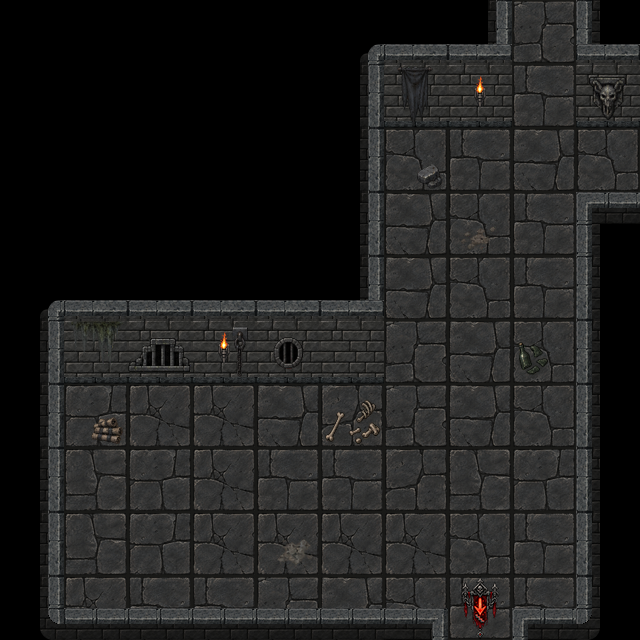

This game map was drawn from its Tiled (.tmx) file and the tilesets committed beside it. A one-line description and the full map source follow:
An orthogonal 10x10 tile map with 64x64 px tiles, 7 tile layers (Ground, WallsFront_01, WallsBack_02, WallsBack_01, ...), 4 tilesets and 9 objects (exit_east, exit_north, exit_up, Spawn).

<map version="1.10" tiledversion="1.12.2" orientation="orthogonal" renderorder="right-down" width="10" height="10" tilewidth="64" tileheight="64" infinite="0" nextlayerid="11" nextobjectid="16">
 <properties>
  <property name="enemy_spawn_mode" type="bool" value="true" />
 </properties>
 <tileset firstgid="1" source="../../act3_floor_64.tsx" />
 <tileset firstgid="9" source="../../my_tiles_textured.tsx" />
 <tileset firstgid="182" source="../../torches/torches.tsx" />
 <tileset firstgid="186" source="../../items.tsx" />
 <layer id="1" name="Ground" width="10" height="10">
  <data encoding="csv">
0,0,0,0,0,0,0,0,1,0,
0,0,0,0,0,0,3,4,4,1,
0,0,0,0,0,0,3,4,2,3,
0,0,0,0,0,0,2,3,4,0,
0,0,0,0,0,0,2,3,4,0,
0,7,8,4,2,1,1,2,3,0,
0,7,8,8,2,5,1,2,3,0,
0,6,7,8,4,4,5,6,7,0,
0,6,7,8,8,8,8,3,4,0,
0,8,4,4,1,2,3,4,4,0
</data>
 </layer>
 <layer id="2" name="WallsFront_01" width="10" height="10">
  <data encoding="csv">
0,0,0,0,0,0,0,0,0,0,
0,0,0,0,0,0,0,0,0,0,
0,0,0,0,0,0,0,0,0,0,
0,0,0,0,0,0,0,0,0,0,
0,0,0,0,0,0,0,0,0,0,
0,0,0,0,0,0,0,0,0,0,
0,0,0,0,0,0,0,0,0,0,
0,0,0,0,0,0,0,0,0,0,
0,0,0,0,0,0,0,0,0,0,
57,39,39,39,39,39,98,0,97,55
</data>
 </layer>
 <layer id="4" name="WallsBack_02" width="10" height="10">
  <data encoding="csv">
0,0,0,0,0,0,0,18,0,20,
0,0,0,0,0,0,0,0,0,0,
0,0,0,0,0,0,0,0,0,0,
0,0,0,0,0,0,0,0,0,0,
0,0,0,0,0,18,0,0,0,0,
0,0,0,0,0,0,0,0,0,0,
0,0,0,0,0,0,0,0,0,0,
0,0,0,0,0,0,0,0,0,0,
0,0,0,0,0,0,0,0,0,0,
0,0,0,0,0,0,0,0,0,0
</data>
 </layer>
 <layer id="3" name="WallsBack_01" width="10" height="10">
  <data encoding="csv">
0,0,0,0,0,9,10,10,0,10,
0,0,0,0,0,18,19,19,0,19,
0,0,0,0,0,18,0,0,0,0,
0,0,0,0,0,18,0,0,0,42,
9,10,10,10,10,10,0,0,0,20,
18,19,19,19,19,19,0,0,0,20,
18,0,0,0,0,0,0,0,0,20,
18,0,0,0,0,0,0,0,0,20,
18,0,0,0,0,0,0,0,0,20,
0,0,0,0,0,0,0,0,0,0
</data>
 </layer>
 <layer id="8" name="Torches" width="10" height="10">
  <data encoding="csv">
0,0,0,0,0,0,0,0,0,0,
0,0,0,0,0,0,0,185,0,0,
0,0,0,0,0,0,0,0,0,0,
0,0,0,0,0,0,0,0,0,0,
0,0,0,0,0,0,0,0,0,0,
0,0,0,185,0,0,0,0,0,0,
0,0,0,0,0,0,0,0,0,0,
0,0,0,0,0,0,0,0,0,0,
0,0,0,0,0,0,0,0,0,0,
0,0,0,0,0,0,0,0,0,0
</data>
 </layer>
 <layer id="9" name="DecorBack_01" width="10" height="10">
  <data encoding="csv">
0,0,0,0,0,0,0,0,0,0,
0,0,0,0,0,0,265,0,0,207,
0,0,0,0,0,0,0,0,0,0,
0,0,0,0,0,0,0,0,0,0,
0,0,0,0,0,0,0,0,0,0,
0,270,297,275,199,0,0,0,0,0,
0,0,0,0,0,0,0,0,0,0,
0,0,0,0,0,0,0,0,0,0,
0,0,0,0,0,0,0,0,0,0,
0,0,0,0,0,0,0,0,0,0
</data>
 </layer>
 <layer id="10" name="GroundDetails_01" width="10" height="10">
  <data encoding="csv">
0,0,0,0,0,0,0,0,0,0,
0,0,0,0,0,0,0,0,0,0,
0,0,0,0,0,0,279,0,0,0,
0,0,0,0,0,0,0,286,0,0,
0,0,0,0,0,0,0,0,0,0,
0,0,0,0,0,0,0,0,201,0,
0,266,0,0,0,221,0,0,0,0,
0,0,0,0,0,0,0,0,0,0,
0,0,0,0,284,0,0,0,0,0,
0,0,0,0,0,0,0,87,0,0
</data>
 </layer>
 <objectgroup id="5" name="Blocked">
  <object id="5" x="14" y="409" width="30" height="220" />
  <object id="6" x="599" y="208" width="22" height="416" />
  <object id="7" x="605" y="20" width="17" height="95" />
  <object id="8" x="26" y="16" width="332" height="347" />
  <object id="10" x="403" y="26" width="82" height="79" />
 </objectgroup>
 <objectgroup id="6" name="Connectors">
  <object id="11" name="exit_east" x="615.5" y="177">
   <point />
  </object>
  <object id="12" name="exit_north" x="549" y="53">
   <point />
  </object>
  <object id="13" name="exit_up" x="484" y="628">
   <point />
  </object>
 </objectgroup>
 <objectgroup id="7" name="Entities">
  <object id="15" name="Spawn" x="478" y="556">
   <point />
  </object>
 </objectgroup>
</map>
